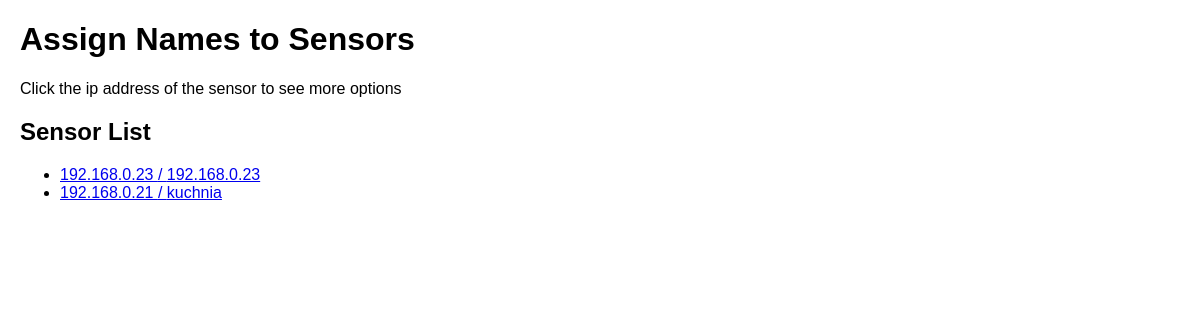
Before: /sensors with the older database file.
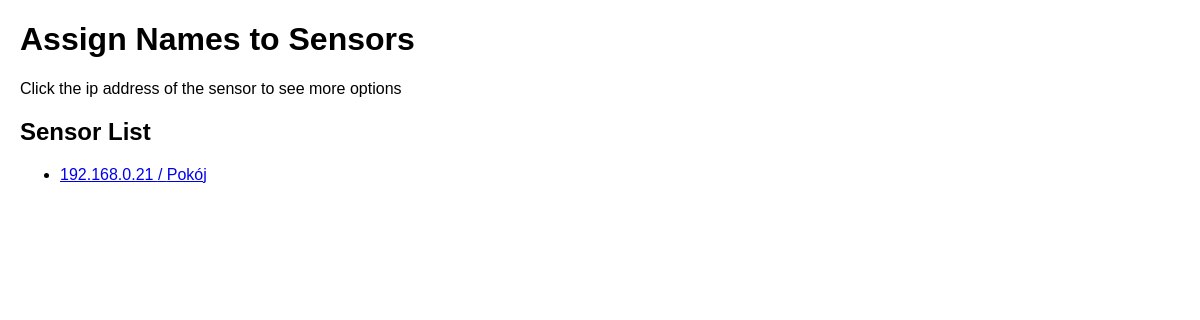
After: the same page with the newer database file.
### tables this page shows
CREATE TABLE sensors(id integer primary key autoincrement,
ip varchar(15), room varchar(30), isOn boolean);

### panel.py (the view)
@app.route("/sensors")
def sensors():
    sensors = [(s["id"],s["ip"],s["room"]) for s in db.getSensors()]
    return render_template("sensors.html",sensors=sensors)

### dbManager.py (called while the page is built)
    def getSensors(self):
        self.cursor.execute("SELECT * FROM sensors")
        return self.cursor.fetchall()

### templates/sensors.html (shortened to what this page needs)
<!DOCTYPE html>
<html lang="en">
<head>
</head>
<body>
    <h1>Assign Names to Sensors</h1>
    <p>Click the ip address of the sensor to see more options</p>
    <h2>Sensor List</h2>
        <ul class="sensor-list">
            {% for sensor in sensors %}
                <li>
                    <a href="{{ url_for('sensor',id=sensor[0]) }}">
                        {{ sensor[1] }} / {{ sensor[2] }}
                    </a>
                </li>
            {% endfor %}
        </ul>
</body>
</html>

Changed rows visible on the page:
removed sensors: ip "192.168.0.23", room "192.168.0.23"
removed sensors: ip "192.168.0.21", room "kuchnia"
added sensors: ip "192.168.0.21", room "Pokój"
